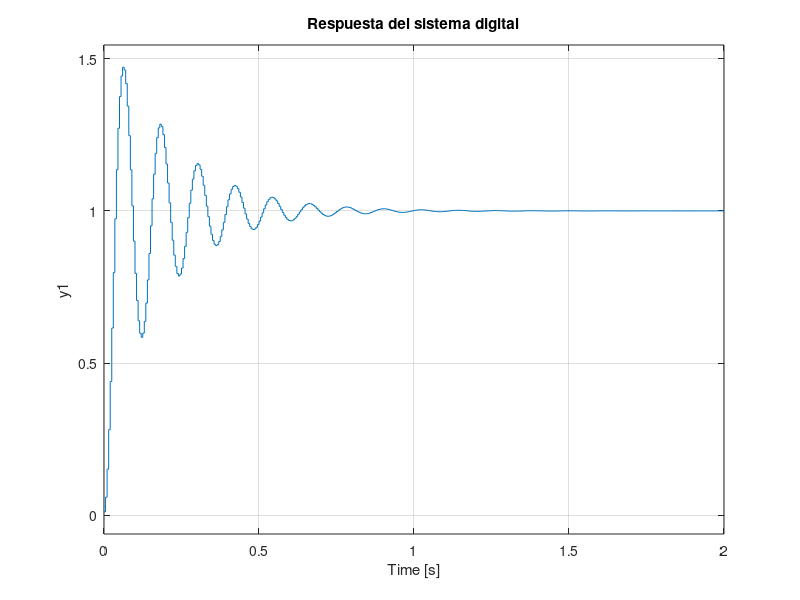

Write MATLAB code to recreate this figure.
%Curso control automatico - Instituto Tecnologico de Costa Rica
%Problema 1 - Discretización - Parcial 2 - 2S2022
%Estudiantes: Enmanuel Araya y Randall Vargas
%Profesor: Hugo Sanchez

%Inicialización
clc
clear all
close all

%Creación sistemas
s=tf('s');
Gp = 2000/(s^2+32*s+1024); %Sistema
Gc = (s+30)/s; %Controlador

%Retroalimentación unitaria
H = Gp * Gc;
Hg = feedback(H,1);
%step(Hg);

%Discretización
T1=0.1;
T2=0.005;

%Para T = 0.1
Gz_zoh1=c2d(Gp,T1,'zoh');
Gz_tustin1=c2d(Gp,T1,'tustin');
Gz_matched1=c2d(Gp,T1,'matched');

%Para T = 0.005
Gz_zoh2=c2d(Gp,T2,'zoh');
Gz_tustin2=c2d(Gp,T2,'tustin');
Gz_matched2=c2d(Gp,T2,'matched');

%{
%Figuras
figure(1)
step(Gp);
hold on
step(Gz_zoh1)
step(Gz_tustin1)
step(Gz_matched1)
title('Respuesta a escalón a sistemas discretizado con T=0.1')
axis([0 0.5 0 3])
%}

%{
figure(2)
step(Gp);
hold on
step(Gz_zoh2)
step(Gz_tustin2)
step(Gz_matched2)
title('Respuesta a escalón a sistemas discretizado con T=0.005')
axis([0 0.35 0 3])
%}

%{
figure(3)
rlocus(Gz_zoh1)
title("Lugar de las raices para método ZoH")
grid on
hold on

figure(4)
rlocus(Gz_tustin1)
title("Lugar de las raices para método Tustin")
grid on
hold on


figure(5)
rlocus(Gz_matched1)
title("Lugar de las raices para método polos/ceros")
grid on
hold on
%}

%{
figure(6)
rlocus(Gz_zoh2)
title("Lugar de las raices para método ZoH")
grid on
hold on

figure(7)
rlocus(Gz_tustin2)
title("Lugar de las raices para método Tustin")
grid on
hold on

figure(8)
rlocus(Gz_matched2)
title("Lugar de las raices para método polos/ceros")
grid on
hold on
%}
Gzc_tustin = c2d(Gc,T2,'tustin');
Hz = Gz_tustin2 * Gzc_tustin;
Hgz = feedback(Hz,1);
step(Hgz)
title("Respuesta del sistema digital")
